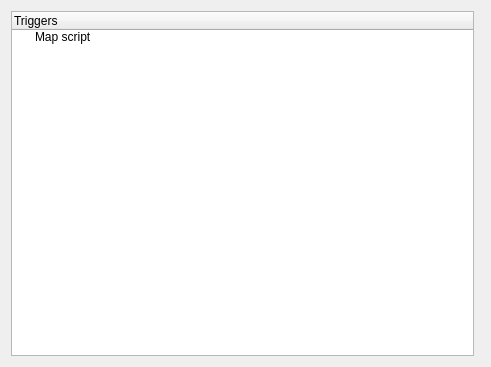
<?xml version="1.0" encoding="UTF-8"?>
<ui version="4.0">
 <class>TriggerEditor</class>
 <widget class="QWidget" name="TriggerEditor">
  <property name="geometry">
   <rect>
    <x>0</x>
    <y>0</y>
    <width>491</width>
    <height>367</height>
   </rect>
  </property>
  <property name="windowTitle">
   <string>Trigger Editor</string>
  </property>
  <layout class="QGridLayout" name="gridLayout">
   <item row="0" column="0">
    <layout class="QGridLayout" name="m_layout">
     <item row="0" column="1">
      <widget class="QWidget" name="m_triggerWidget" native="true"/>
     </item>
     <item row="0" column="0">
      <widget class="QTreeWidget" name="m_treeWidget">
       <property name="editTriggers">
        <set>QAbstractItemView::DoubleClicked|QAbstractItemView::EditKeyPressed|QAbstractItemView::SelectedClicked</set>
       </property>
       <property name="selectionBehavior">
        <enum>QAbstractItemView::SelectItems</enum>
       </property>
       <property name="iconSize">
        <size>
         <width>16</width>
         <height>16</height>
        </size>
       </property>
       <column>
        <property name="text">
         <string>Triggers</string>
        </property>
       </column>
       <item>
        <property name="text">
         <string>Map script</string>
        </property>
       </item>
      </widget>
     </item>
    </layout>
   </item>
  </layout>
 </widget>
 <resources/>
 <connections/>
</ui>
